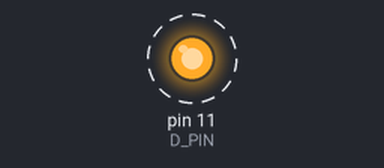
The sketch below on a simulated Arduino Uno, built with avr-gcc and run on an emulated ATmega328P. On the bench: output pins drawn as LEDs (lit = HIGH). Dashed ring = blinking.

Above: at 0.2 s.
Timing chart, 0 to 3.0 s (numbered marks = the images above):
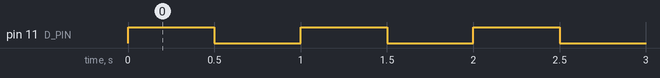

Measured:
- by itself, pin 11 (D_PIN): alternates HIGH for 0.50 s and LOW for 0.50 s

The sketch:

A-3.5-D.ino
```cpp
#define D_PIN 11

void setup() {
  // put your setup code here, to run once:
  Serial.begin(115200);
  pinMode(D_PIN, OUTPUT);
}

void loop() {
  // put your main code here, to run repeatedly:
  digitalWrite(D_PIN, HIGH);//pull high level
  delay(500);
  digitalWrite(D_PIN, LOW);//pull low level
  delay(500);
}
```
